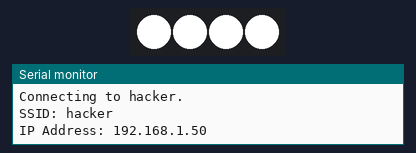
The program below on a simulated ESP32. On the bench: 4 RGB LEDs in strip order, left to right, the last lines printed to the serial monitor. WiFi joins after 1.5 s; servers stay silent unless stated.

Above: at 2.1 s.
At 12.2 s:
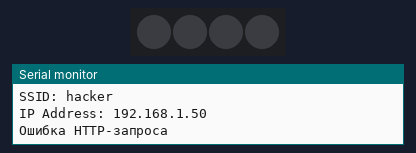
Timing chart, 0 to 28.3 s (numbered marks = the images above):
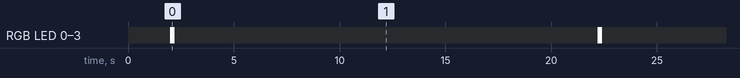

The program:

main.cpp
```cpp
#include <Arduino.h>
#include <WiFi.h>
#include <WiFiMulti.h>
#include <HTTPClient.h>
#include <FastLED.h>

#define STASSID  "hacker"
#define STAPSK   "nthfgtdn260176"

const char* ssid = STASSID;
const char* pass = STAPSK;

#define PIN_LED               19
#define NUM_LEDS              4
CRGB leds[NUM_LEDS];
#define CURRENT_LIMIT 1000

WiFiClient wifi;

void flash_On( );
void flash_Off( );

void setup() {
  Serial.begin(115200);

  WiFi.mode(WIFI_STA);
  WiFi.begin(ssid, pass);

  Serial.println();  Serial.print("Connecting to ");  Serial.print(ssid);
  while ( WiFi.status() != WL_CONNECTED) {
    delay(2000);
    Serial.print(".");
  }
  Serial.println("");
  // print the SSID of the network you're attached to:
  Serial.print("SSID: ");  Serial.println(WiFi.SSID());

  // print your WiFi shield's IP address:
  IPAddress ip = WiFi.localIP();
  Serial.print("IP Address: ");  Serial.println(ip);

  FastLED.addLeds<WS2812B, PIN_LED, GRB>(leds, NUM_LEDS);  // GRB ordering is assumed
  if (CURRENT_LIMIT > 0) FastLED.setMaxPowerInVoltsAndMilliamps(5, CURRENT_LIMIT);
  FastLED.clear();
  flash_Off( );
  FastLED.show();
}

void loop() {

  if ((WiFi.status() == WL_CONNECTED)) {
    flash_On();
    // создаем объект для работы с HTTP
    HTTPClient http;
    // подключаемся к веб-странице
    http.begin("http://192.168.2.1/create_photo");
    // делаем GET запрос
    int httpCode = http.GET();
    // проверяем успешность запроса
    if (httpCode > 0) {
      // выводим ответ сервера
      String payload = http.getString();
      Serial.println(httpCode);
      Serial.println(payload);
    }
    else {
      Serial.println("Ошибка HTTP-запроса");
    }
    // освобождаем ресурсы микроконтроллера
    http.end();
    flash_Off();
  }
  delay(20000);
}

void flash_On( ){
  for (int i = 0 ; i < NUM_LEDS; i++ )
  {
    leds[i].setRGB( 255, 255, 255);
  }
  FastLED.setBrightness(255);
  FastLED.show();
}

void flash_Off( ){
  for (int i = 0 ; i < NUM_LEDS; i++ )
  {
    leds[i].setRGB( 0, 0, 0);
  }
  FastLED.setBrightness(0);
  FastLED.show();
}
```

Measured:
- by itself, RGB LED 0–3: alternates RGB(255, 255, 255) for 0.20 s and off for 20.0 s
